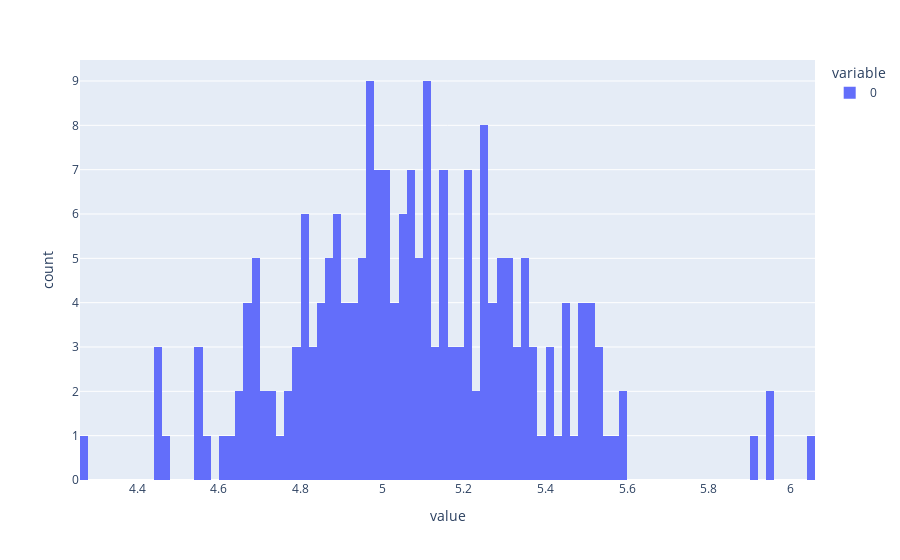

The cell this chart's notebook holds for it:
### Code cell
# get the norms of the differences
diff_norms = diff.norm(dim=-1).detach()
diff_norms.shape

# plot the distribution of the norms
import plotly.express as px
fig = px.histogram(diff_norms, nbins=100)
fig.show()

### Figure 1 — Plotly figure (JSON) as saved in the notebook; plotly's stock layout.template omitted (floating-point values rounded to 4 significant figures; data arrays with more than 128 entries replaced by an {"elided": "..."} marker saying what was removed)
{"data": [{"alignmentgroup": "True", "bingroup": "x", "hovertemplate": "variable=0<br>value=%{x}<br>count=%{y}<extra></extra>", "legendgroup": "0", "marker": {"color": "#636efa", "pattern": {"shape": ""}}, "name": "0", "nbinsx": 100, "offsetgroup": "0", "orientation": "v", "showlegend": true, "type": "histogram", "x": {"elided": "210 float values"}, "xaxis": "x", "yaxis": "y"}], "layout": {"barmode": "relative", "legend": {"title": {"text": "variable"}, "tracegroupgap": 0}, "margin": {"t": 60}, "xaxis": {"anchor": "y", "domain": [0, 1], "title": {"text": "value"}}, "yaxis": {"anchor": "x", "domain": [0, 1], "title": {"text": "count"}}}}
